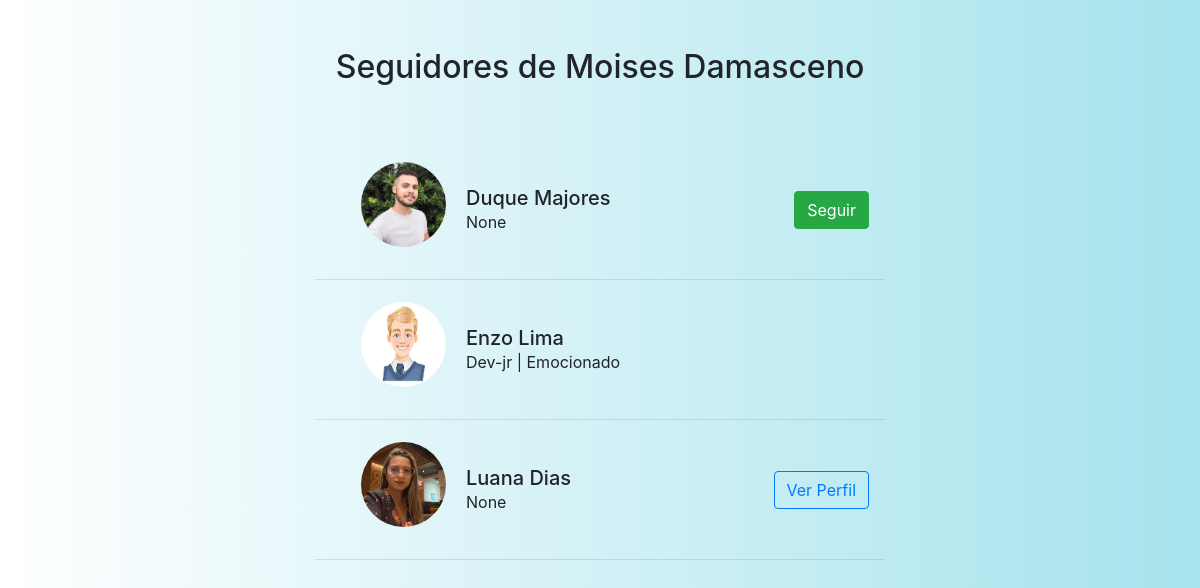
Page /seguidores/1/ (signed in) on the earlier database version.
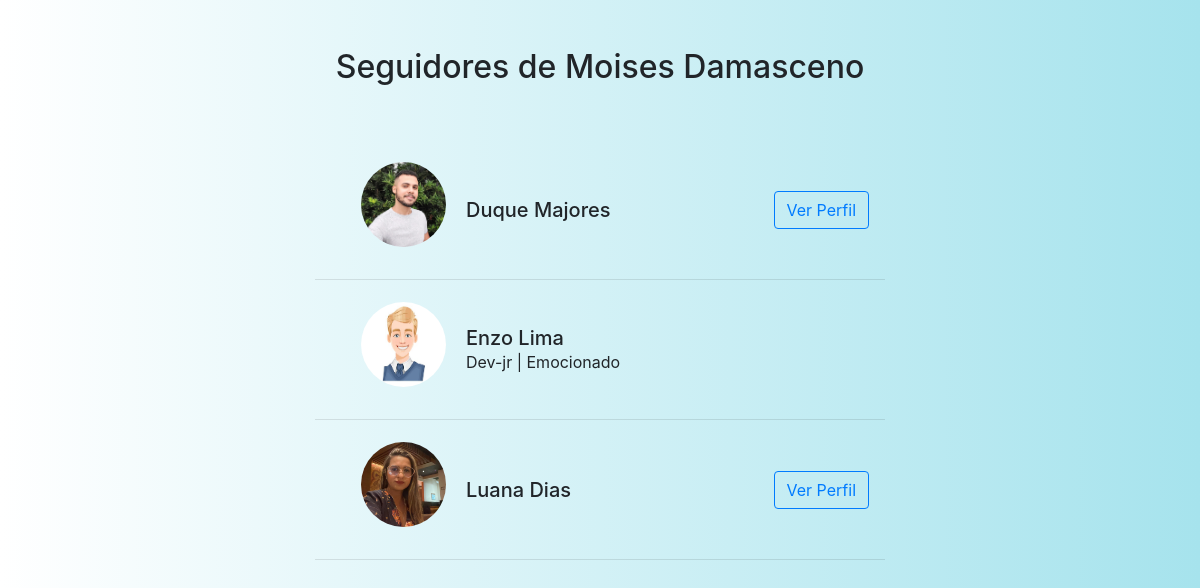
Same page on the later database version.
### app/models.py (models this page shows, shortened)
class User(UserMixin, db.Model):
    id = db.Column(db.Integer, primary_key=True)
    nome = db.Column(db.String(150))
    sobreNome = db.Column(db.String(150))
    status = db.Column(db.String(150))
    cpf_cnpj = db.Column(db.String(150), unique=True)
    email = db.Column(db.String(150), unique=True)
    senha = db.Column(db.String(150))
    imagem = db.Column(db.String(150), default='default.png')
    cor_fundo = db.Column(db.String(20), default='#ffffff')  # padrão: branco
    notificacoes = db.relationship('Notificacao', backref='usuario', lazy='dynamic')
    seguindo = db.relationship(
        'User', secondary=followers,
        primaryjoin=(followers.c.follower_id == id),
        secondaryjoin=(followers.c.followed_id == id),
        backref=db.backref('seguidores', lazy='dynamic'),
        lazy='dynamic'
    )
    notificacoes = db.relationship('Notificacao', backref='dono', lazy='dynamic')
    last_seen = db.Column(db.DateTime, default=datetime.utcnow)

### app/views.py (the view)
@app.route('/seguidores/<int:user_id>/', endpoint='seguidores')
@login_required
def seguidores(user_id):
    usuario = User.query.get_or_404(user_id)
    seguidores = usuario.seguidores  # lista de objetos de usuários
    ids_que_eu_sigo = [u.id for u in current_user.seguindo]  # lista de IDs
    obj = {
        'cor_fundo': None
    }
    return render_template('seguidores.html', usuario=usuario,seguidores=seguidores, ids_que_eu_sigo=ids_que_eu_sigo, obj=obj)

### app/__init__.py (called while the page is built)
@login_manager.user_loader
def load_user(user_id):
    return User.query.get(int(user_id))

### app/views.py (called while the page is built)
@app.before_request
def update_last_seen():
    if current_user.is_authenticated:
        current_user.last_seen = datetime.utcnow()
        db.session.commit()

### app/templates/seguidores.html (shortened to what this page needs)
{% extends 'base.html' %}
{% block styles %}
<link rel="stylesheet" href="{{ url_for('static', filename='css/index.css') }}">
<link rel="stylesheet" href="{{ url_for('static', filename='css/seguidores.css') }}">
{% endblock %}
{% block content %}
<div id="corpo_seguidores" class="container mt-5">
    <h2>Seguidores de {{ usuario.nome }} {{ usuario.sobreNome }}</h2>
    {% if not seguidores %}
        <p>Este usuário ainda não possui seguidores.</p>
    {% else %}
        {% for seguidor in seguidores %}
        <div class="container mb-3 p-3 d-flex flex-row align-items-center justify-content-between">
            <div id="info_card_seguidores" class="d-flex align-items-center">
                <img
                    class="rounded-circle me-3"
                    src="{{ url_for('static', filename='imagens/' + seguidor.imagem) }}"
                    alt="Foto de perfil"
                    width="50"
                    height="50"
                >
                <div id="info_seguidores">
                    <h5 class="mb-0">{{ seguidor.nome }} {{ seguidor.sobreNome }}</h5>
                    <p class="mb-0">{{ seguidor.status }}</p>
                </div>
            </div>
            {% if seguidor.id != current_user.id %}
                {% if seguidor.id not in ids_que_eu_sigo %}
                    <button class="btn btn-success seguir-btn" data-id="{{ seguidor.id }}">Seguir</button>
                {% else %}
                    <a href="{{ url_for('home', id=seguidor.id) }}" class="btn btn-outline-primary">Ver Perfil</a>
                {% endif %}
            {% endif %}
        </div>
        <hr>
        {% endfor %}
    {% endif %}
</div>
{% endblock %}

Differences in the rows shown:
changed User "Duque": status "None" → (not shown); text "Seguir" → "Ver Perfil"
changed User "Luana": status "None" → (not shown)
